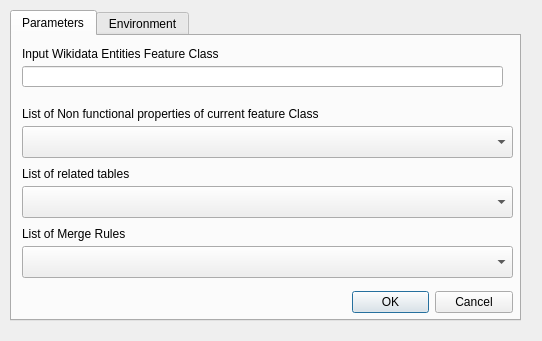
<?xml version="1.0" encoding="UTF-8"?>
<ui version="4.0">
 <class>kwg_property_mergeDialogBase</class>
 <widget class="QDialog" name="kwg_property_mergeDialogBase">
  <property name="geometry">
   <rect>
    <x>0</x>
    <y>0</y>
    <width>542</width>
    <height>341</height>
   </rect>
  </property>
  <property name="windowTitle">
   <string>KWG Geoenrichment</string>
  </property>
  <widget class="QTabWidget" name="tabWidget">
   <property name="geometry">
    <rect>
     <x>10</x>
     <y>10</y>
     <width>511</width>
     <height>311</height>
    </rect>
   </property>
   <property name="toolTip">
    <string>&lt;html&gt;&lt;head/&gt;&lt;body&gt;&lt;p&gt;Parameters&lt;/p&gt;&lt;/body&gt;&lt;/html&gt;</string>
   </property>
   <property name="currentIndex">
    <number>0</number>
   </property>
   <widget class="QWidget" name="tab">
    <attribute name="title">
     <string>Parameters</string>
    </attribute>
    <widget class="QLabel" name="label">
     <property name="geometry">
      <rect>
       <x>10</x>
       <y>10</y>
       <width>351</width>
       <height>20</height>
      </rect>
     </property>
     <property name="text">
      <string/>
     </property>
    </widget>
    <widget class="QLineEdit" name="lineEdit">
     <property name="geometry">
      <rect>
       <x>10</x>
       <y>30</y>
       <width>481</width>
       <height>21</height>
      </rect>
     </property>
     <property name="toolTip">
      <string>&lt;html&gt;&lt;head/&gt;&lt;body&gt;&lt;p&gt;Enter the feature class name&lt;/p&gt;&lt;/body&gt;&lt;/html&gt;</string>
     </property>
     <property name="text">
      <string/>
     </property>
    </widget>
    <widget class="QDialogButtonBox" name="button_box">
     <property name="geometry">
      <rect>
       <x>340</x>
       <y>250</y>
       <width>161</width>
       <height>32</height>
      </rect>
     </property>
     <property name="orientation">
      <enum>Qt::Horizontal</enum>
     </property>
     <property name="standardButtons">
      <set>QDialogButtonBox::Cancel|QDialogButtonBox::Ok</set>
     </property>
    </widget>
    <widget class="QLabel" name="label_2">
     <property name="geometry">
      <rect>
       <x>10</x>
       <y>10</y>
       <width>481</width>
       <height>16</height>
      </rect>
     </property>
     <property name="text">
      <string>Input Wikidata Entities Feature Class</string>
     </property>
    </widget>
    <widget class="QLabel" name="label_3">
     <property name="geometry">
      <rect>
       <x>10</x>
       <y>70</y>
       <width>481</width>
       <height>16</height>
      </rect>
     </property>
     <property name="text">
      <string>List of Non functional properties of current feature Class</string>
     </property>
    </widget>
    <widget class="QLabel" name="label_4">
     <property name="geometry">
      <rect>
       <x>10</x>
       <y>130</y>
       <width>481</width>
       <height>16</height>
      </rect>
     </property>
     <property name="text">
      <string>List of related tables</string>
     </property>
    </widget>
    <widget class="QLabel" name="label_5">
     <property name="geometry">
      <rect>
       <x>10</x>
       <y>190</y>
       <width>481</width>
       <height>16</height>
      </rect>
     </property>
     <property name="text">
      <string>List of Merge Rules</string>
     </property>
    </widget>
    <widget class="QComboBox" name="comboBox">
     <property name="geometry">
      <rect>
       <x>10</x>
       <y>210</y>
       <width>491</width>
       <height>32</height>
      </rect>
     </property>
    </widget>
    <widget class="QComboBox" name="comboBox_2">
     <property name="geometry">
      <rect>
       <x>10</x>
       <y>150</y>
       <width>491</width>
       <height>32</height>
      </rect>
     </property>
    </widget>
    <widget class="QComboBox" name="comboBox_3">
     <property name="geometry">
      <rect>
       <x>10</x>
       <y>90</y>
       <width>491</width>
       <height>32</height>
      </rect>
     </property>
    </widget>
   </widget>
   <widget class="QWidget" name="tab_2">
    <attribute name="title">
     <string>Environment</string>
    </attribute>
   </widget>
  </widget>
 </widget>
 <resources/>
 <connections>
  <connection>
   <sender>button_box</sender>
   <signal>accepted()</signal>
   <receiver>kwg_property_mergeDialogBase</receiver>
   <slot>accept()</slot>
   <hints>
    <hint type="sourcelabel">
     <x>20</x>
     <y>20</y>
    </hint>
    <hint type="destinationlabel">
     <x>20</x>
     <y>20</y>
    </hint>
   </hints>
  </connection>
  <connection>
   <sender>button_box</sender>
   <signal>rejected()</signal>
   <receiver>kwg_property_mergeDialogBase</receiver>
   <slot>reject()</slot>
   <hints>
    <hint type="sourcelabel">
     <x>20</x>
     <y>20</y>
    </hint>
    <hint type="destinationlabel">
     <x>20</x>
     <y>20</y>
    </hint>
   </hints>
  </connection>
 </connections>
</ui>
